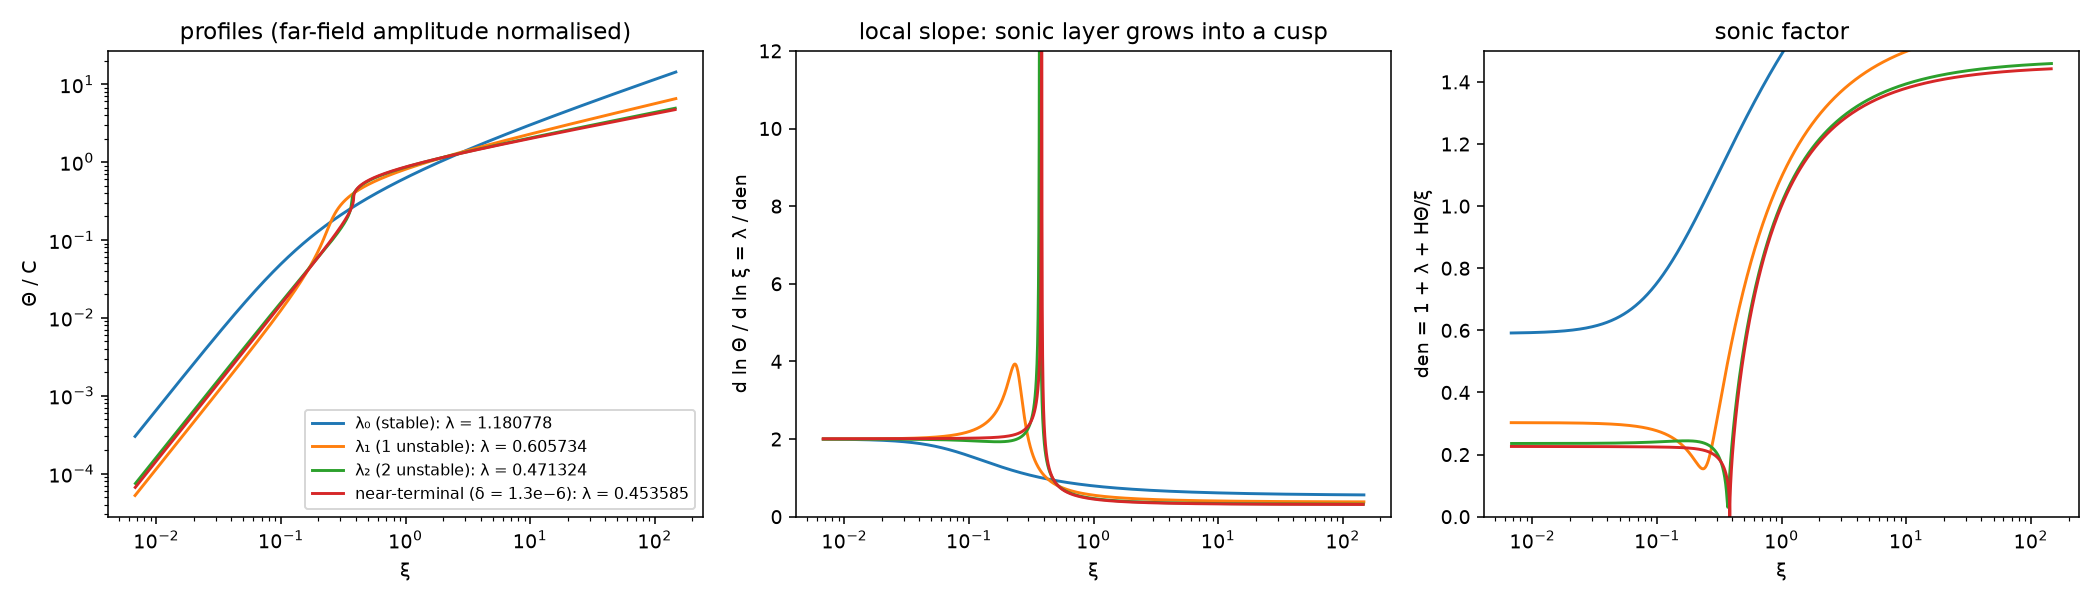

Recreate this plot in Python.
"""Fig. 2: the three smooth CCF self-similar profiles and a near-terminal (cusp) profile.
Θ normalised by its far-field amplitude C (Θ ~ Cξ^β); local slope d lnΘ/d lnξ = λ/den shows the sonic layer."""
import numpy as np, sys
import matplotlib
matplotlib.use("Agg")
import matplotlib.pyplot as plt

c = 0.7
prof = []
for f, lab in (("ladder_F16k_up_cross2.npy", "λ₀ (stable)"), ("ladder_F16k_up_cross1.npy", "λ₁ (1 unstable)")):
    d = np.load(f)
    eta = -30.0 + (150.0 / 16384) * np.arange(16384)
    prof.append((lab, float(d[0]), eta, d[1:]))
d = np.load("mapped_l2_hs0.02_eps0.025.npy")
prof.append(("λ₂ (2 unstable)", 0.471324227767, d[0], d[1]))
tail = sys.argv[1] if len(sys.argv) > 1 else "pin_C_last.npy"
d = np.load(tail)
prof.append((sys.argv[2] if len(sys.argv) > 2 else "near-terminal", float(d[2][0]), d[0], d[1]))

fig, ax = plt.subplots(1, 3, figsize=(15, 4.3))
for lab, lam, eta, phi in prof:
    beta = lam / (1 + lam)
    lnT = phi + c * eta
    iR = int(np.argmin(np.abs(eta - 50.0)))
    lnC = lnT[iR] - beta * eta[iR]
    m = (eta > -5) & (eta < 5)
    xi = np.exp(eta[m])
    ax[0].loglog(xi, np.exp(lnT[m] - lnC), label=f"{lab}: λ = {lam:.6f}")
    slope = np.gradient(lnT, eta)
    ax[1].semilogx(xi, slope[m], label=lab)
    ax[2].semilogx(xi, lam / slope[m], label=lab)
ax[0].set_xlabel("ξ"); ax[0].set_ylabel("Θ / C"); ax[0].legend(fontsize=8)
ax[0].set_title("profiles (far-field amplitude normalised)")
ax[1].set_xlabel("ξ"); ax[1].set_ylabel("d ln Θ / d ln ξ = λ / den"); ax[1].set_ylim(0, 12)
ax[1].set_title("local slope: sonic layer grows into a cusp")
ax[2].set_xlabel("ξ"); ax[2].set_ylabel("den = 1 + λ + HΘ/ξ"); ax[2].set_ylim(0, 1.5)
ax[2].set_title("sonic factor")
plt.tight_layout()
plt.savefig("fig_profiles2.png", dpi=140)
print("saved fig_profiles2.png")
